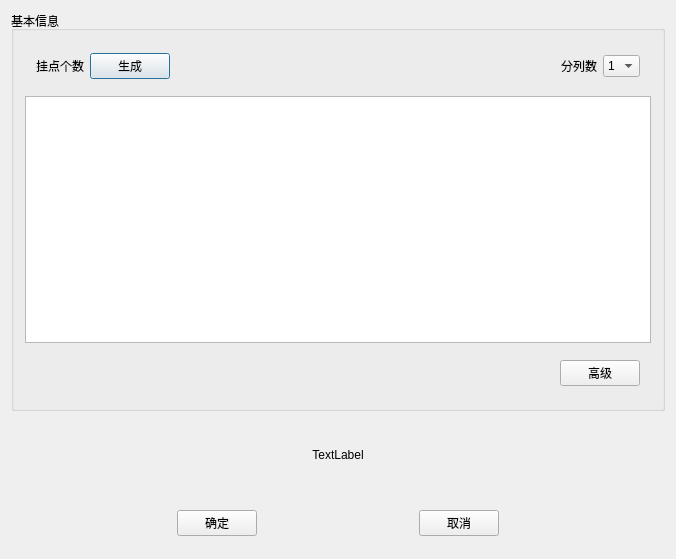
<?xml version="1.0" encoding="UTF-8"?>
<ui version="4.0">
 <class>Wire_InterFaceClass</class>
 <widget class="QDialog" name="Wire_InterFaceClass">
  <property name="geometry">
   <rect>
    <x>0</x>
    <y>0</y>
    <width>676</width>
    <height>559</height>
   </rect>
  </property>
  <property name="windowTitle">
   <string>Wire_InterFace</string>
  </property>
  <layout class="QGridLayout" name="gridLayout">
   <item row="0" column="0">
    <widget class="QGroupBox" name="groupBox">
     <property name="maximumSize">
      <size>
       <width>10000</width>
       <height>400</height>
      </size>
     </property>
     <property name="title">
      <string>基本信息</string>
     </property>
     <layout class="QVBoxLayout" name="verticalLayout_2">
      <item>
       <widget class="QWidget" name="widget" native="true">
        <property name="maximumSize">
         <size>
          <width>16777215</width>
          <height>50</height>
         </size>
        </property>
        <layout class="QHBoxLayout" name="horizontalLayout_2">
         <item>
          <widget class="QLabel" name="label_2">
           <property name="maximumSize">
            <size>
             <width>70</width>
             <height>16777215</height>
            </size>
           </property>
           <property name="text">
            <string>挂点个数</string>
           </property>
          </widget>
         </item>
         <item>
          <widget class="QPushButton" name="Pts_OK">
           <property name="text">
            <string>生成</string>
           </property>
          </widget>
         </item>
         <item>
          <spacer name="horizontalSpacer">
           <property name="orientation">
            <enum>Qt::Horizontal</enum>
           </property>
           <property name="sizeHint" stdset="0">
            <size>
             <width>40</width>
             <height>20</height>
            </size>
           </property>
          </spacer>
         </item>
         <item>
          <widget class="QLabel" name="label_3">
           <property name="text">
            <string>分列数</string>
           </property>
          </widget>
         </item>
         <item>
          <widget class="QComboBox" name="Divide_choose">
           <property name="maximumSize">
            <size>
             <width>50</width>
             <height>16777215</height>
            </size>
           </property>
           <item>
            <property name="text">
             <string>1</string>
            </property>
           </item>
           <item>
            <property name="text">
             <string>2</string>
            </property>
           </item>
           <item>
            <property name="text">
             <string>4</string>
            </property>
           </item>
           <item>
            <property name="text">
             <string>6</string>
            </property>
           </item>
           <item>
            <property name="text">
             <string>8</string>
            </property>
           </item>
          </widget>
         </item>
        </layout>
       </widget>
      </item>
      <item>
       <widget class="QTableWidget" name="Section_Lists">
        <property name="maximumSize">
         <size>
          <width>16777215</width>
          <height>1000</height>
         </size>
        </property>
        <property name="font">
         <font>
          <family>Microsoft YaHei UI</family>
          <pointsize>10</pointsize>
          <weight>50</weight>
          <italic>false</italic>
          <bold>false</bold>
          <underline>false</underline>
          <strikeout>false</strikeout>
         </font>
        </property>
       </widget>
      </item>
      <item>
       <widget class="QWidget" name="widget_2" native="true">
        <property name="maximumSize">
         <size>
          <width>16777215</width>
          <height>50</height>
         </size>
        </property>
        <layout class="QHBoxLayout" name="horizontalLayout_3">
         <item>
          <spacer name="horizontalSpacer_2">
           <property name="orientation">
            <enum>Qt::Horizontal</enum>
           </property>
           <property name="sizeHint" stdset="0">
            <size>
             <width>483</width>
             <height>20</height>
            </size>
           </property>
          </spacer>
         </item>
         <item>
          <widget class="QPushButton" name="Senior_Btn">
           <property name="text">
            <string>高级</string>
           </property>
          </widget>
         </item>
        </layout>
       </widget>
      </item>
     </layout>
    </widget>
   </item>
   <item row="1" column="0">
    <widget class="QLabel" name="label">
     <property name="maximumSize">
      <size>
       <width>10000</width>
       <height>200</height>
      </size>
     </property>
     <property name="text">
      <string>TextLabel</string>
     </property>
     <property name="alignment">
      <set>Qt::AlignCenter</set>
     </property>
    </widget>
   </item>
   <item row="2" column="0">
    <widget class="QWidget" name="widget_5" native="true">
     <property name="maximumSize">
      <size>
       <width>16777215</width>
       <height>50</height>
      </size>
     </property>
     <layout class="QHBoxLayout" name="horizontalLayout">
      <item>
       <spacer name="horizontalSpacer_3">
        <property name="orientation">
         <enum>Qt::Horizontal</enum>
        </property>
        <property name="sizeHint" stdset="0">
         <size>
          <width>40</width>
          <height>20</height>
         </size>
        </property>
       </spacer>
      </item>
      <item>
       <widget class="QPushButton" name="Btn_ensure">
        <property name="text">
         <string>确定</string>
        </property>
       </widget>
      </item>
      <item>
       <spacer name="horizontalSpacer_4">
        <property name="orientation">
         <enum>Qt::Horizontal</enum>
        </property>
        <property name="sizeHint" stdset="0">
         <size>
          <width>88</width>
          <height>5</height>
         </size>
        </property>
       </spacer>
      </item>
      <item>
       <widget class="QPushButton" name="Btn_cancel">
        <property name="text">
         <string>取消</string>
        </property>
       </widget>
      </item>
      <item>
       <spacer name="horizontalSpacer_5">
        <property name="orientation">
         <enum>Qt::Horizontal</enum>
        </property>
        <property name="sizeHint" stdset="0">
         <size>
          <width>40</width>
          <height>20</height>
         </size>
        </property>
       </spacer>
      </item>
     </layout>
    </widget>
   </item>
  </layout>
 </widget>
 <layoutdefault spacing="6" margin="11"/>
 <resources/>
 <connections/>
</ui>
